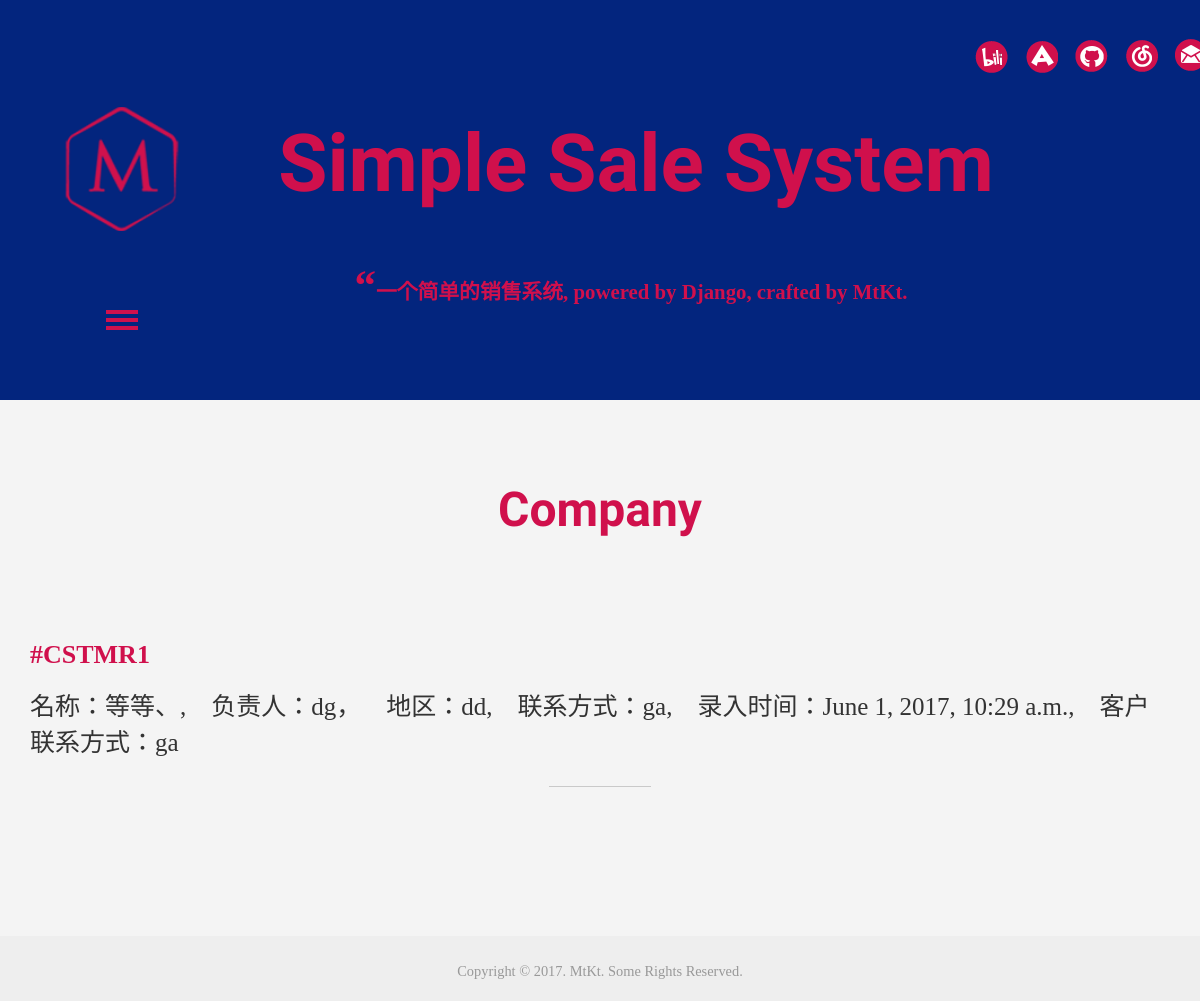
Before: /company/1/ with the older database file.
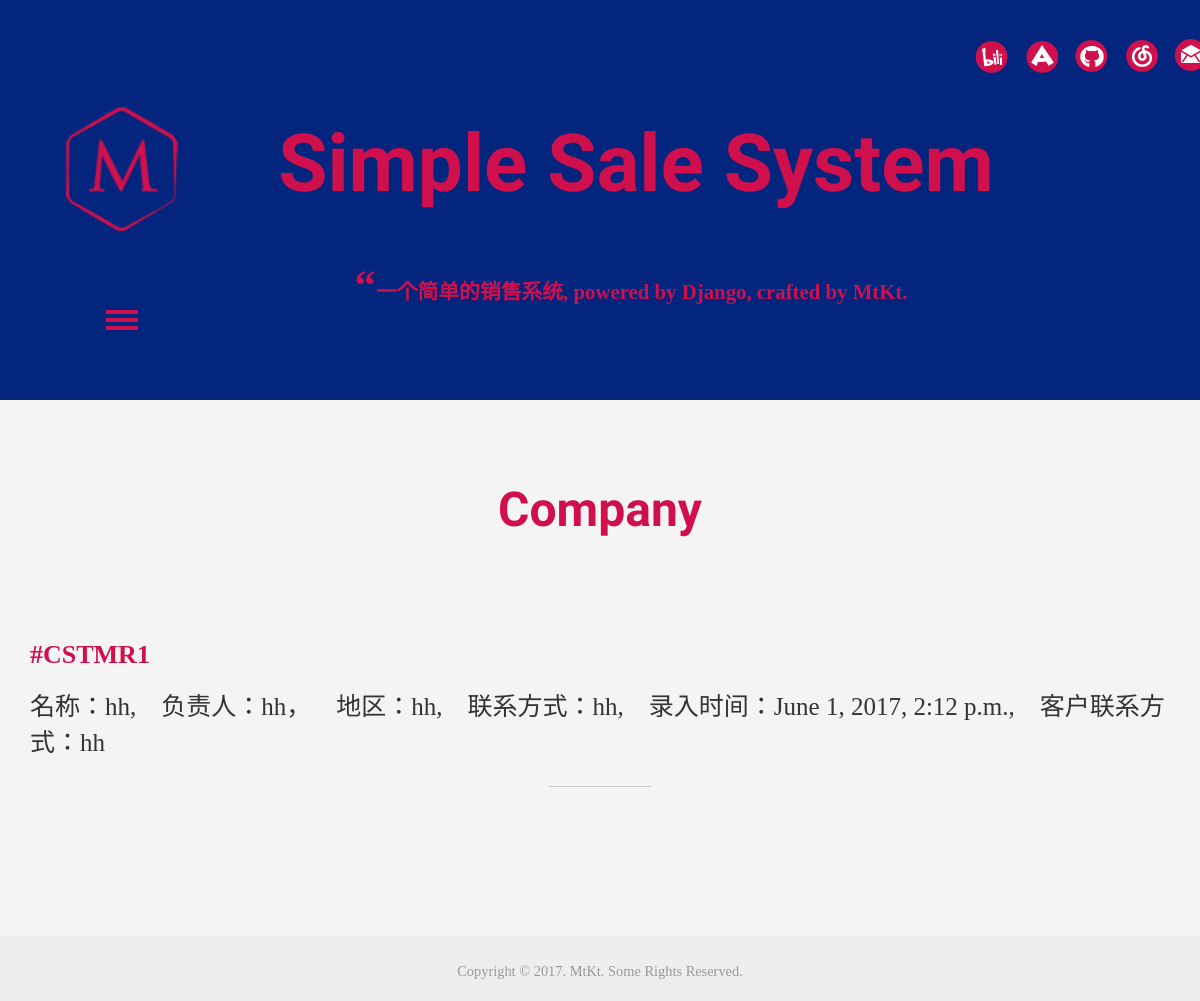
After: the same page with the newer database file.
### i_m/models.py (models this page shows, shortened)
class Company(models.Model):
    LEVEL = {
        0:u'A',
        1:u'B',
        2:u'C'
    }
    name = models.CharField('名称',max_length = 40)
    contact = models.CharField('负责人',max_length = 40)
    area = models.CharField('地区',max_length = 40)
    tel = models.CharField('联系方式',max_length = 40)
    create_time = models.DateTimeField('录入时间', auto_now_add=True)
    level = models.IntegerField('客户等级', default=0, choices=LEVEL.items())
    '''def save(self, *args, **kwargs):
        self.company_id = 'CSTMR'+self.create_time
        super().save(*args, **kwargs)'''

### i_m/views.py (the view)
# urls.py: url(r'^company/(?P<company_id>\w+)/$', views.CompanyView.as_view(), name ='company'),
class CompanyView(DetailView):
    template_name = 'i_m/company.html'
    model = Company
    context_object_name = 'company'
    pk_url_kwarg = 'company_id'

### i_m/templates/i_m/company.html (shortened to what this page needs)
{% extends 'i_m/base.html'%}
{%  block content %}
<div id="about" class="about">
   <div class="container">
     <div class="about-top">
     <h3>Company</h3>
       </div>
     </div>
   </div>
<div class="container">
      <article>
        <header>
          <h5 class="title-link">
            <div style="color: #D0104C;">
            <a href="{{bill.get_absolute_url }}"><b>#CSTMR{{company.id}}</b></a>
          </h5>
          <p>名称：{{company.name}}</a>,&emsp;负责人：{{company.contact}}，&emsp;地区：{{company.area}},&emsp;联系方式：{{company.tel}},&emsp;录入时间：{{company.create_time}},&emsp;客户联系方式：{{company.tel}}
        <i class="strp"></i>
        <br><br>
      </article>
</div>
{%  endblock %}

Changed rows visible on the page:
changed Company id 1: name "等等、" → "hh"; contact "dg" → "hh"; area "dd" → "hh"; tel "ga" → "hh"; create_time "June 1, 2017, 10:29 a.m." → "June 1, 2017, 2:12 p.m."
